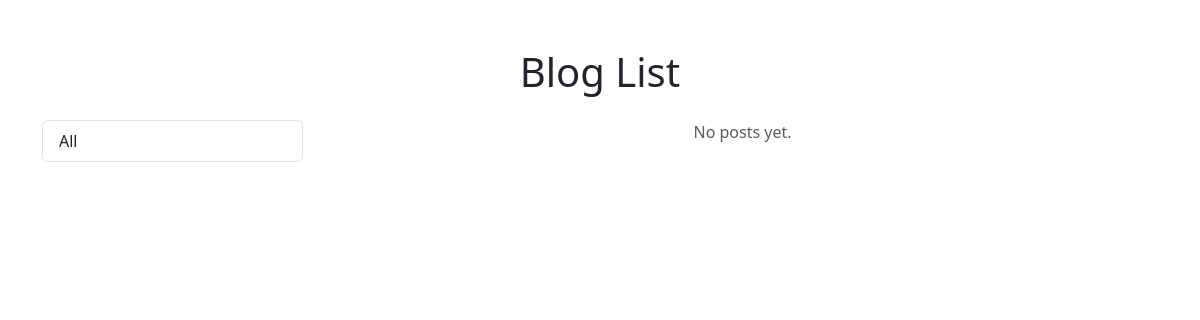
The page /posts/category/1/ on the database as committed earlier.
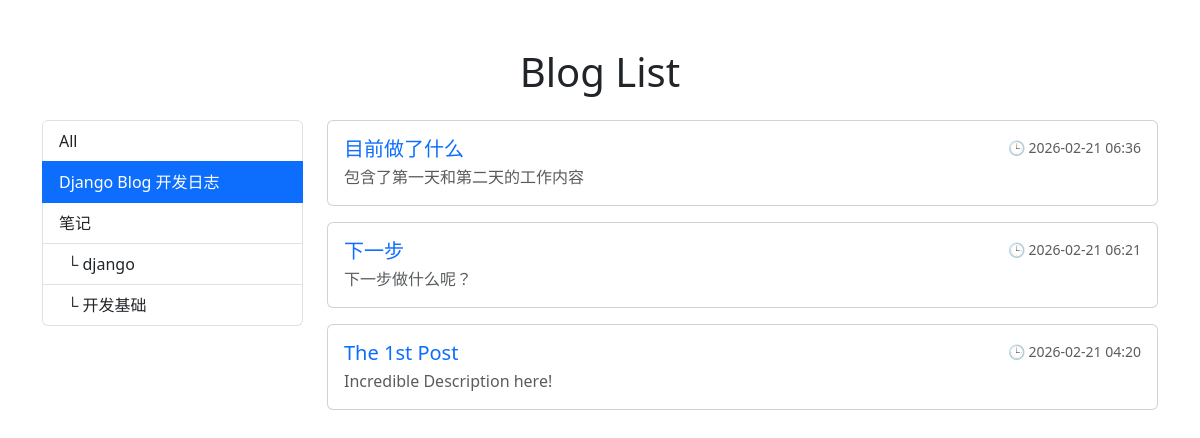
The same page on the database as committed later.
### posts/models.py (models this page shows, shortened)
class Category(models.Model):
    name = models.CharField(max_length=100)
    slug = models.SlugField(max_length=100, unique=True)
    parent = models.ForeignKey(
        "self",
        null=True, blank=True,
        related_name="children",
        on_delete=models.CASCADE,
    )
    class Meta:
        verbose_name_plural = "Categories"

class Post(models.Model):
    STATUS_CHOICES = [("draft", "Draft"), ("published", "Published")]
    title = models.CharField(max_length=100)
    content = models.TextField()
    description = models.CharField(max_length=200)
    category = models.ForeignKey(
        Category, null=True, blank=True,
        related_name="posts",
        on_delete=models.SET_NULL
    )
    status = models.CharField(max_length=10, choices=STATUS_CHOICES, default="draft")
    published_at = models.DateTimeField(null=True, blank=True)
    created_at = models.DateTimeField(auto_now_add=True)
    updated_at = models.DateTimeField(auto_now=True)

### posts/views.py (the view)
# urls.py: path("", PostListView.as_view(), name='post_list'),
class PostListView(ListView):
    model = Post
    template_name = "posts/post_list.html"
    paginate_by = 10
    def get_queryset(self):
        qs = Post.objects.filter(status="published").order_by("-published_at", "-created_at")
        slug = self.kwargs.get("category_slug")
        if slug:
            qs = qs.filter(category__slug=slug)
        return qs
    def get_context_data(self, **kwargs):
        ctx = super().get_context_data(**kwargs)
        ctx["categories"] = Category.objects.select_related("parent").all()
        ctx["active_category_slug"] = self.kwargs.get("category_slug")
        return ctx

### posts/templates/posts/post_list.html (shortened to what this page needs)
{% load static %}
<!DOCTYPE html>
<html lang="en">
<head>
    <link rel="stylesheet" href="{% static 'posts/bootstrap.min.css' %}">
</head>
<body>
<div class="container mt-5">
    <h1 class="text-center mb-4">Blog List</h1>
    <div class="row">
        <aside class="col-md-3">
            <div class="list-group">
                <a class="list-group-item {% if not active_category_slug %}active{% endif %}"
                   href="{% url 'post_list' %}">
                    All
                </a>
                {% for c in categories %}
                    {% if not c.parent %}
                        <a class="list-group-item {% if active_category_slug == c.slug %}active{% endif %}"
                           href="{% url 'post_list_by_category' c.slug %}">
                            {{ c.name }}
                        </a>
                        {% for child in c.children.all %}
                            <a class="list-group-item ps-4 {% if active_category_slug == child.slug %}active{% endif %}"
                               href="{% url 'post_list_by_category' child.slug %}">
                                └ {{ child.name }}
                            </a>
                        {% endfor %}
                    {% endif %}
                {% endfor %}
            </div>
        </aside>
        <main class="col-md-9">
            {% for post in object_list %}
                <div class="card mb-3">
                    <div class="card-body">
                        <div class="d-flex justify-content-between align-items-start mb-1">
                            <h5 class="card-title mb-0">
                                <a href="{% url 'post_detail' post.pk %}" class="text-decoration-none">
                                    {{ post.title }}
                                </a>
                            </h5>
                            <p class="text-muted small mb-0">
                                🕒 {{ post.created_at|date:"Y-m-d H:i" }}
                            </p>
                        </div>
                        <p class="card-text text-muted mb-0">
                            {{ post.description }}
                        </p>
                    </div>
                </div>
            {% empty %}
                <p class="text-center text-muted">No posts yet.</p>
            {% endfor %}
        </main>
    </div>
</div>
</body>
</html>

Rows that differ between the two databases and show on the page:
added Category: name "Django Blog 开发日志", slug "1" (drawn), shown under "Blog List"
added Category: name "笔记", slug "2" (drawn), shown under "Blog List"
added Category: name "django", shown under "笔记"
added Category: name "开发基础", shown under "笔记"
now on this page (row edited): Post: title "目前做了什么", created_at "2026-02-21 06:36", description "包含了第一天和第二天的工作内容"
now on this page (row edited): Post: title "下一步", created_at "2026-02-21 06:21", description "下一步做什么呢？"
now on this page (row edited): Post: title "The 1st Post", created_at "2026-02-21 04:20", description "Incredible Description here!"
Other text that changed with them:
text no longer shown: "No posts yet."
